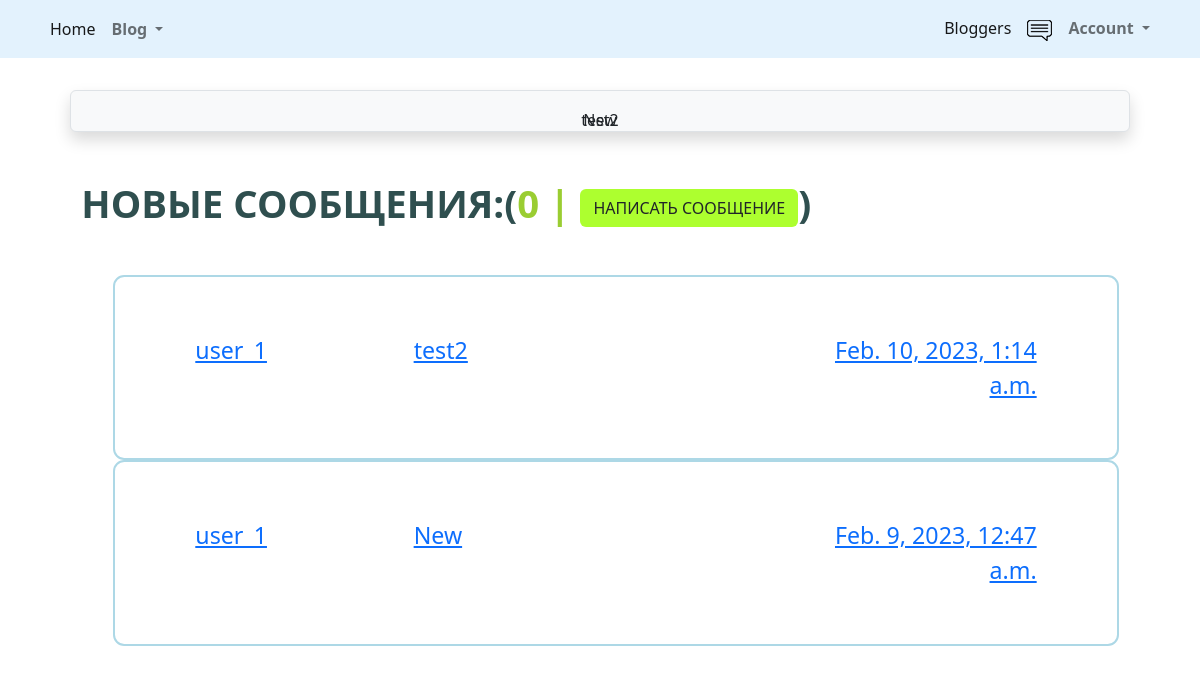
The page /accounts/profile/inbox (signed in) on the database as committed earlier.
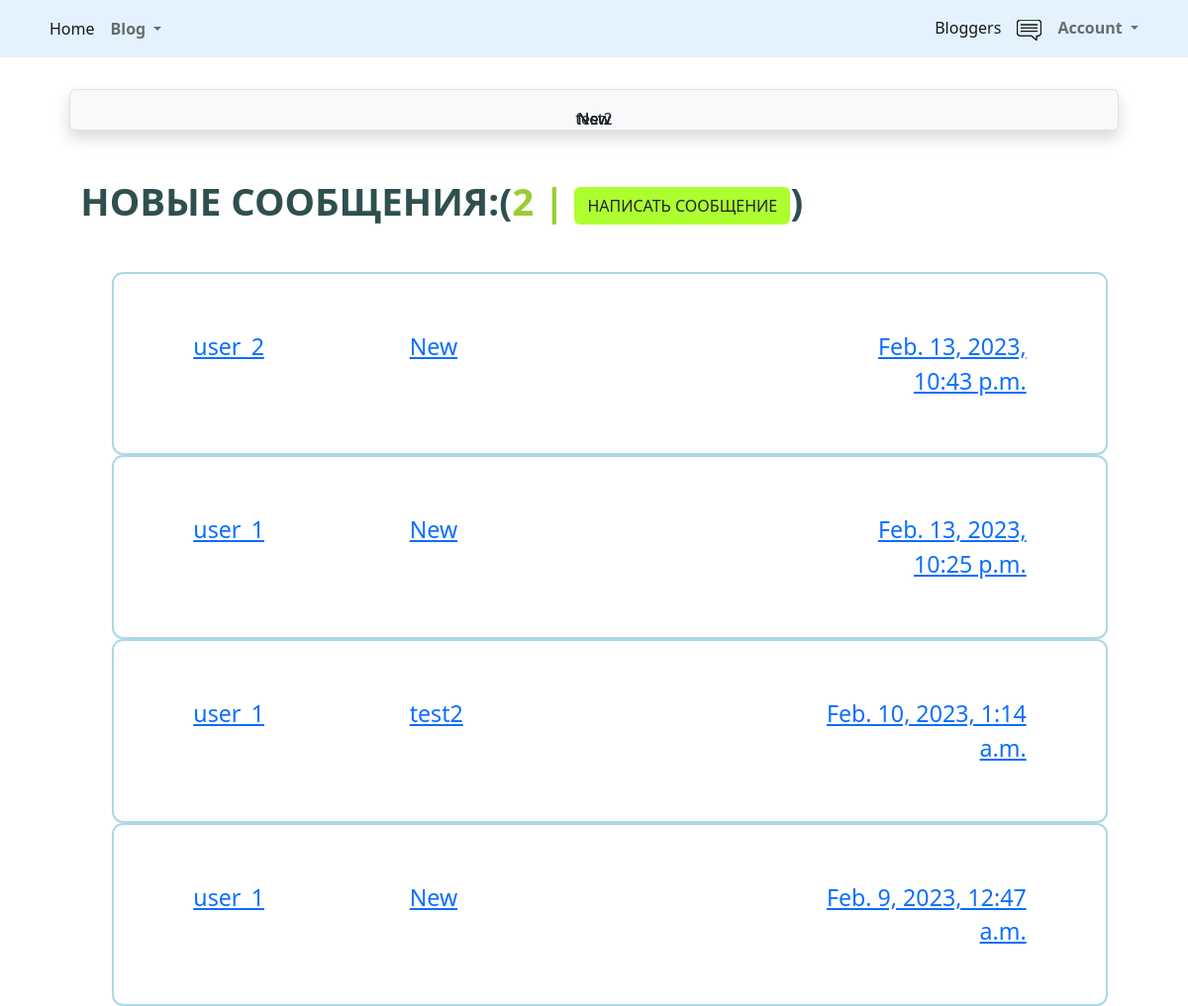
The same page on the database as committed later.
### src/accounts/models.py (models this page shows)
class Message(models.Model):
    sender = models.ForeignKey(User, on_delete=models.SET_NULL, null=True, blank=True)
    recipient = models.ForeignKey(User, on_delete=models.SET_NULL, null=True, blank=True, related_name='messages')
    name = models.CharField(max_length=200, null=True, blank=True)
    subject = models.CharField(max_length=200, null=True, blank=True)
    body = models.TextField(max_length=1000)
    is_readed = models.BooleanField(default=False, null=True)
    created = models.DateTimeField(auto_now_add=True)
    id = models.UUIDField(default=uuid.uuid4, unique=True, primary_key=True, editable=False)
    def __str__(self):
        return self.subject
    class Meta:
        ordering = ['is_readed', '-created']

class User(AbstractUser):
    is_activated = models.BooleanField(default=True, db_index=True)
    avatar = models.ImageField(upload_to=avatar_place, default='profile/default.png')
    birthday = models.DateField(null=True, blank=True)
    city = models.CharField(max_length=50, null=True, blank=True)
    class Meta(AbstractUser.Meta):
        db_table = 'user'
    def __str__(self):
        return self.username

### src/accounts/views.py (the view)
# urls.py: path('profile/inbox', inbox, name='inbox'),
@login_required
def inbox(request):
    user = request.user
    messages = user.messages.all()
    count_of_unreaded = messages.filter(is_readed=False).count()
    return render(request, 'messages/inbox.html', {'messages': messages, 'count_of_unreaded': count_of_unreaded})

### src/accounts/templates/messages/inbox.html
{% extends 'base.html' %}
{% load static %}
{% block content %}
    <link rel="stylesheet" type="text/css" href="{% static 'message/css/message.css' %}">
<main class="inbox my-xl">
  <div class="content-box">
    <h3 class="inbox__title">Новые сообщения:(<span>{{count_of_unreaded}} | <a href="{% url 'accounts:create_message' %}" class="btn btn--sub btn--lg">Написать сообщение </a></span>)</h3>
    <ul class="messages">
      {% for message in messages %}
      {% if message.is_read == False %}
      <li class="message message--unread">
        {% else %}
      <li class="message">
        {% endif %}
        <a href="{% url 'accounts:message' message.id %}">
          <span class="message__author">{{message.sender}}</span>
          <span class="message__subject">{{message.subject}}</span>
          <span class="message__date">{{message.created}}</span>
        </a>
      </li>
      {% endfor %}
    </ul>
  </div>
</main>
{% endblock content %}

### src/templates/includes/messages.html
{% if messages %}
    {% for message in messages %}
        <div class="alert alert-{% if message.tags == 'error' %}danger {% else %}{{ message.tags }} {% endif %}" role="alert">
        {{ message }}
        </div>
    {% endfor %}
{% endif %}

Rows that differ between the two databases and show on the page:
added Message: subject "New", sender "user_2", created "Feb. 13, 2023, 10:43 p.m."
added Message: subject "New", sender "user_1", created "Feb. 13, 2023, 10:25 p.m."
Other text that changed with them:
{{ count_of_unreaded }}: "0" → "2"
